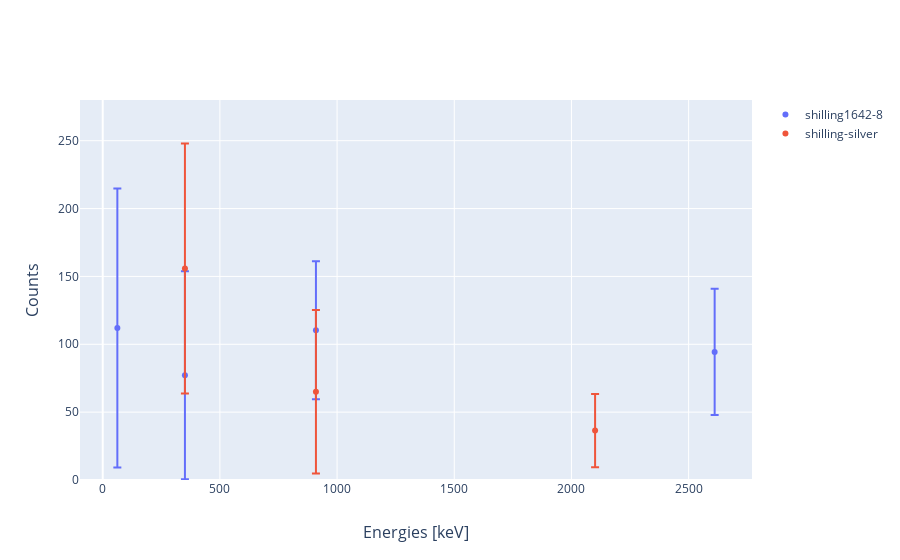

The code cell stored with this chart in its notebook:
### Code cell
mask1 = (roi_counts-roi_unc)>0
mask2 = (roi_counts2-roi_unc2)>0

data = [
        go.Scatter(
            x=spec1_energies[mask1], 
            y=roi_counts[mask1],
            error_y=dict(
                type='data',
                symmetric=True,
                array=roi_unc[mask1]),
            name="shilling1642-8",
            mode='markers'
        ),
        go.Scatter(
            x=spec2_energies[mask2],
            y=roi_counts2[mask2],
            error_y=dict(
                type='data',
                symmetric=True,
                array=roi_unc2[mask2]),
            name="shilling-silver",
            mode='markers'
        ),
]
fig = go.Figure(data)
fig.update_yaxes(title="Counts",titlefont=dict(size=16))
fig.update_yaxes(range=[0, 280])
fig.update_xaxes(title='Energies [keV]',titlefont=dict(size=16))
fig.show()

### Figure 1 — Plotly figure (JSON) as saved in the notebook; plotly's stock layout.template omitted (floating-point values rounded to 4 significant figures)
{"data": [{"error_y": {"array": [102.9, 76.65, 50.86, 46.45], "symmetric": true, "type": "data"}, "mode": "markers", "name": "shilling1642-8", "type": "scatter", "x": [62.47, 350.8, 909.8, 2611.0], "y": [112.0, 77.25, 110.4, 94.38]}, {"error_y": {"array": [92.05, 60.28, 27.04], "symmetric": true, "type": "data"}, "mode": "markers", "name": "shilling-silver", "type": "scatter", "x": [350.8, 909.8, 2101.0], "y": [155.8, 65.01, 36.39]}], "layout": {"xaxis": {"title": {"font": {"size": 16}, "text": "Energies [keV]"}}, "yaxis": {"range": [0, 280], "title": {"font": {"size": 16}, "text": "Counts"}}}}
